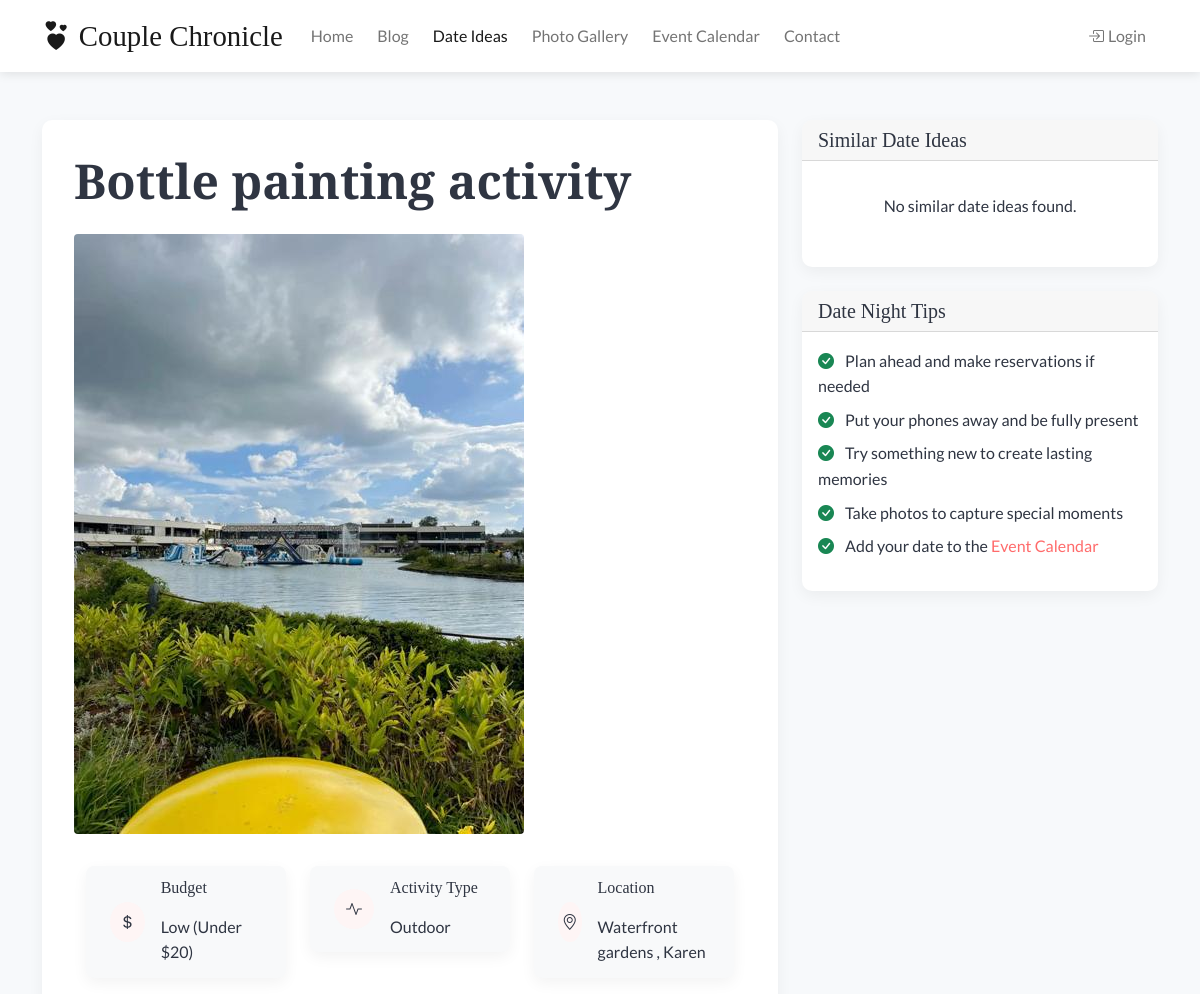
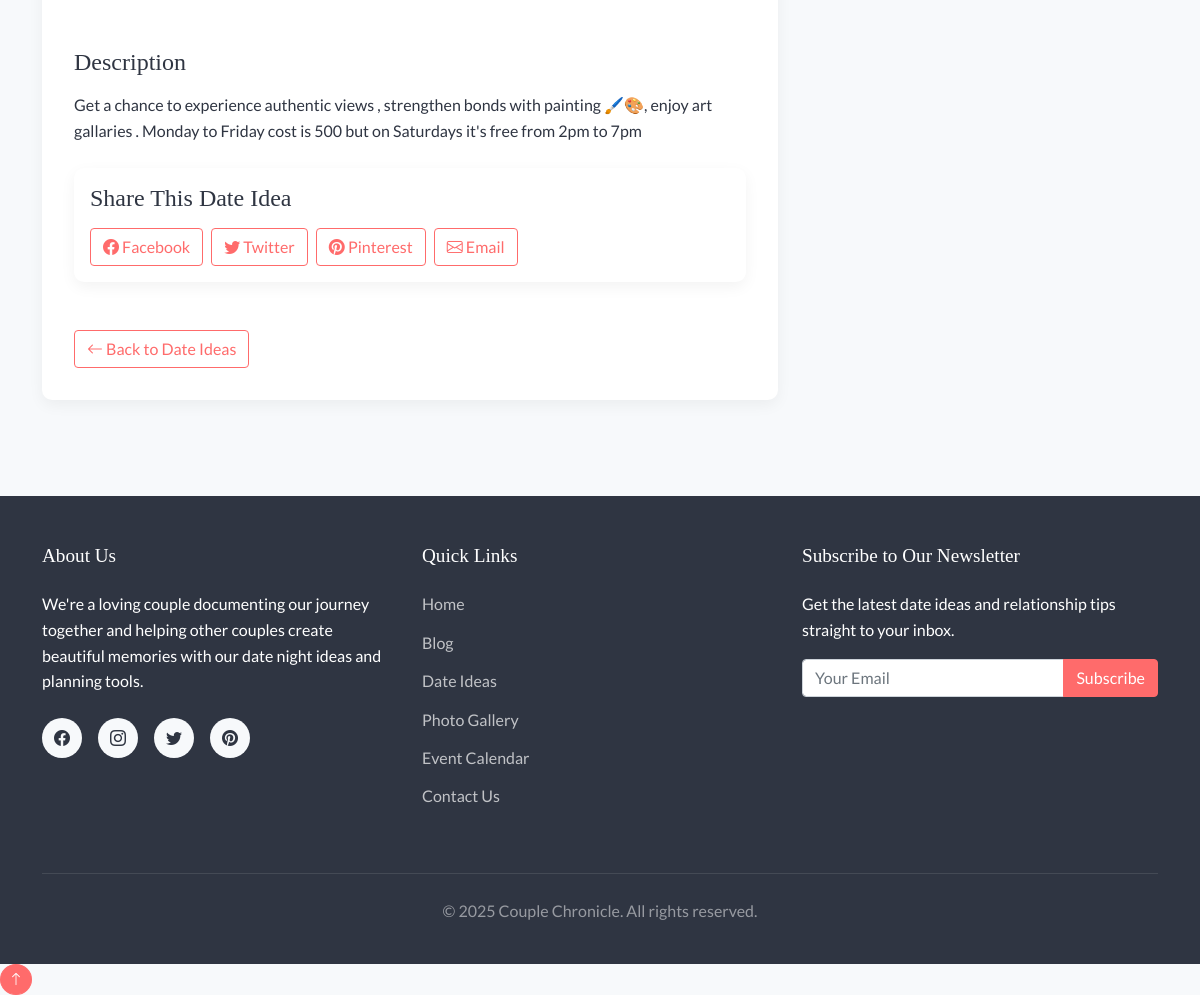
Page /date-planner/1 on the committed database (2 pictures, top to bottom).
### models.py (models this page shows, shortened)
class DateIdea(db.Model):
    id = db.Column(db.Integer, primary_key=True)
    title = db.Column(db.String(120), nullable=False)
    description = db.Column(db.Text, nullable=False)
    location = db.Column(db.String(120))
    budget = db.Column(db.String(50))  # e.g., "Low", "Medium", "High"
    activity_type = db.Column(db.String(50))  # e.g., "Outdoor", "Indoor", "Restaurant", etc.
    image = db.Column(db.String(255))
    created_at = db.Column(db.DateTime, default=datetime.utcnow)
    user_id = db.Column(db.Integer, db.ForeignKey('user.id'), nullable=False)

### routes/date_planner.py (the view)
@date_planner_bp.route('/<int:id>')
def detail(id):
    date_idea = DateIdea.query.get_or_404(id)
    similar_ideas = DateIdea.query.filter(
        (DateIdea.budget == date_idea.budget) | (DateIdea.activity_type == date_idea.activity_type),
        DateIdea.id != date_idea.id
    ).order_by(DateIdea.created_at.desc()).limit(3).all()
    return render_template('date_planner/detail.html', date_idea=date_idea, similar_ideas=similar_ideas)

### app.py (called while the page is built)
@app.context_processor
def inject_now():
    return {'now': datetime.utcnow()}

### templates/date_planner/detail.html (shortened to what this page needs)
{% extends 'base.html' %}
{% block content %}
<section class="container py-5">
    <div class="row">
        <div class="col-lg-8">
            <div class="date-idea-detail">
                <h1 class="display-5 fw-bold mb-4">{{ date_idea.title }}</h1>
                {% if date_idea.image %}
                    <div class="mb-4">
                        <img src="{{ url_for('static', filename=date_idea.image) }}" class="img-fluid rounded date-idea-img" alt="{{ date_idea.title }}">
                    </div>
                {% endif %}
                <div class="feature-list row">
                    <div class="col-md-4 mb-3">
                        <div class="feature-item">
                            <div class="feature-icon">
                                <i class="bi bi-currency-dollar"></i>
                            </div>
                            <div>
                                <h6>Budget</h6>
                                <p class="mb-0">
                                    {% if date_idea.budget == 'low' %}
                                        Low (Under $20)
                                    {% elif date_idea.budget == 'medium' %}
                                        Medium ($20-$50)
                                    {% elif date_idea.budget == 'high' %}
                                        High ($50+)
                                    {% endif %}
                                </p>
                            </div>
                        </div>
                    </div>
                    <div class="col-md-4 mb-3">
                        <div class="feature-item">
                            <div class="feature-icon">
                                <i class="bi bi-activity"></i>
                            </div>
                            <div>
                                <h6>Activity Type</h6>
                                <p class="mb-0">{{ date_idea.activity_type|title }}</p>
                            </div>
                        </div>
                    </div>
                    {% if date_idea.location %}
                        <div class="col-md-4 mb-3">
                            <div class="feature-item">
                                <div class="feature-icon">
                                    <i class="bi bi-geo-alt"></i>
                                </div>
                                <div>
                                    <h6>Location</h6>
                                    <p class="mb-0">{{ date_idea.location }}</p>
                                </div>
                            </div>
                        </div>
                    {% endif %}
                </div>
                <div class="my-4">
                    <h4>Description</h4>
                    <div class="mt-3">
                        {{ date_idea.description|safe|replace('\n', '<br>') }}
                    </div>
                </div>
                <div class="card mt-4">
                    <div class="card-body">
                        <h5 class="card-title">Share This Date Idea</h5>
                        <div class="d-flex gap-2 mt-3">
                            <button class="btn btn-outline-primary share-btn" data-platform="facebook">
                                <i class="bi bi-facebook"></i> Facebook
                            </button>
                            <button class="btn btn-outline-primary share-btn" data-platform="twitter">
                                <i class="bi bi-twitter"></i> Twitter
                            </button>
                            <button class="btn btn-outline-primary share-btn" data-platform="pinterest">
                                <i class="bi bi-pinterest"></i> Pinterest
                            </button>
                            <button class="btn btn-outline-primary share-btn" data-platform="email">
                                <i class="bi bi-envelope"></i> Email
                            </button>
                        </div>
                    </div>
                </div>
                <div class="d-flex justify-content-between mt-5">
                    <a href="{{ url_for('date_planner.index') }}" class="btn btn-outline-primary">
                        <i class="bi bi-arrow-left"></i> Back to Date Ideas
                    </a>
                </div>
            </div>
        </div>
        <div class="col-lg-4">
            <div class="card mb-4">
                <div class="card-header">
                    <h5 class="mb-0">Similar Date Ideas</h5>
                </div>
                <div class="card-body">
                    {% if similar_ideas %}
                        <div class="list-group list-group-flush">
                            {% for idea in similar_ideas %}
                                <a href="{{ url_for('date_planner.detail', id=idea.id) }}" class="list-group-item list-group-item-action d-flex gap-3 py-3">
                                    {% if idea.image %}
                                        <img src="{{ url_for('static', filename=idea.image) }}" class="rounded flex-shrink-0" width="50" height="50" style="object-fit: cover;" alt="{{ idea.title }}">
                                    {% else %}
                                        <div class="rounded flex-shrink-0 bg-light d-flex align-items-center justify-content-center" style="width: 50px; height: 50px;">
                                            <i class="bi bi-heart" style="color: #ccc;"></i>
                                        </div>
                                    {% endif %}
                                    <div class="d-flex w-100 justify-content-between">
                                        <div>
                                            <h6 class="mb-0">{{ idea.title }}</h6>
                                            <p class="mb-0 text-muted small">
                                                {% if idea.budget == 'low' %}
                                                    $ •
                                                {% elif idea.budget == 'medium' %}
                                                    $$ •
                                                {% elif idea.budget == 'high' %}
                                                    $$$ •
                                                {% endif %}
                                                {{ idea.activity_type|title }}
                                            </p>
                                        </div>
                                    </div>
                                </a>
                            {% endfor %}
                        </div>
                    {% else %}
                        <p class="text-center py-3">No similar date ideas found.</p>
                    {% endif %}
                </div>
            </div>
            <div class="card">
                <div class="card-header">
                    <h5 class="mb-0">Date Night Tips</h5>
                </div>
                <div class="card-body">
                    <ul class="list-unstyled">
                        <li class="mb-2">
                            <i class="bi bi-check-circle-fill text-success me-2"></i>
                            Plan ahead and make reservations if needed
                        </li>
                        <li class="mb-2">
                            <i class="bi bi-check-circle-fill text-success me-2"></i>
                            Put your phones away and be fully present
                        </li>
                        <li class="mb-2">
                            <i class="bi bi-check-circle-fill text-success me-2"></i>
                            Try something new to create lasting memories
                        </li>
                        <li class="mb-2">
                            <i class="bi bi-check-circle-fill text-success me-2"></i>
                            Take photos to capture special moments
                        </li>
                        <li>
                            <i class="bi bi-check-circle-fill text-success me-2"></i>
                            Add your date to the <a href="{{ url_for('calendar.index') }}">Event Calendar</a>
                        </li>
                    </ul>
                </div>
            </div>
        </div>
    </div>
</section>
{% endblock %}

### static/css/style.css (style rules this page uses)
:root { --primary-color: #FF6B6B; --secondary-color: #4ECDC4; --accent-color: #FFD166; --light-color: #F7F9FB; --dark-color: #2F3542; --gray-color: #747D8C; --soft-pink: #FDA7DF; --lavender: #D6A2E8; --font-heading: 'Playfair Display', serif; --font-body: 'Lato', sans-serif; }
body { font-family: var(--font-body); color: var(--dark-color); background-color: var(--light-color); line-height: 1.6; }
h1, h2, h3, h4, h5, h6 { font-family: var(--font-heading); margin-bottom: 1rem; color: var(--dark-color); }
a { color: var(--primary-color); text-decoration: none; transition: all 0.3s ease; }
.btn-outline-primary { color: var(--primary-color); border-color: var(--primary-color); }
.card { border-radius: 10px; overflow: hidden; transition: transform 0.3s ease, box-shadow 0.3s ease; margin-bottom: 2rem; border: none; box-shadow: 0 5px 15px rgba(0, 0, 0, 0.05); }
.card-title { font-family: var(--font-heading); font-size: 1.5rem; }

### static/css/custom.css (style rules this page uses)
.feature-item { padding: 1.5rem; margin-bottom: 2rem; background-color: white; border-radius: 10px; box-shadow: 0 5px 15px rgba(0, 0, 0, 0.05); transition: transform 0.3s ease; }
.feature-icon { width: 60px; height: 60px; background-color: #fef5f5; display: flex; align-items: center; justify-content: center; border-radius: 50%; margin-bottom: 1.2rem; }
.date-idea-detail { background-color: white; padding: 2rem; border-radius: 10px; box-shadow: 0 5px 15px rgba(0, 0, 0, 0.05); margin-bottom: 3rem; }
.date-idea-detail .feature-list { margin: 2rem 0; }
.date-idea-detail .feature-item { display: flex; align-items: center; padding: 0.8rem 1.5rem; margin-bottom: 1rem; background-color: #f8f9fa; border-radius: 8px; }
.date-idea-detail .feature-icon { width: 40px; height: 40px; margin-bottom: 0; margin-right: 1rem; }

### rows in the picture
DateIdea: title "Bottle painting activity", image (picture), activity_type "Outdoor", location "Waterfront gardens , Karen", description "Get a chance to experience authentic views , strengthen bonds with painting 🖌️🎨, enjoy art gallaries . Monday to Friday cost is 500 but on Saturdays it's free from 2pm to 7pm"
